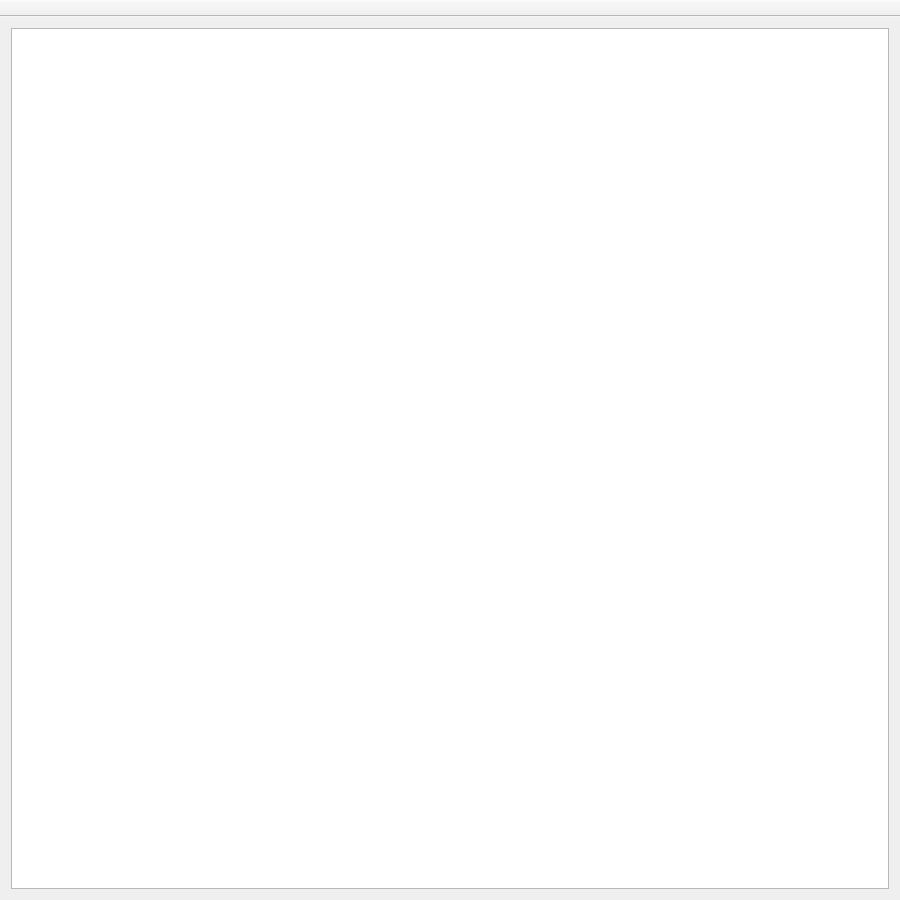
<?xml version="1.0" encoding="UTF-8"?>
<ui version="4.0">
 <class>MainWindow</class>
 <widget class="QMainWindow" name="MainWindow">
  <property name="geometry">
   <rect>
    <x>0</x>
    <y>0</y>
    <width>900</width>
    <height>900</height>
   </rect>
  </property>
  <property name="minimumSize">
   <size>
    <width>900</width>
    <height>900</height>
   </size>
  </property>
  <property name="maximumSize">
   <size>
    <width>900</width>
    <height>900</height>
   </size>
  </property>
  <property name="windowTitle">
   <string>MainWindow</string>
  </property>
  <widget class="QWidget" name="centralWidget">
   <layout class="QGridLayout" name="gridLayout">
    <item row="0" column="0">
     <widget class="QGraphicsView" name="graphicsView">
      <property name="minimumSize">
       <size>
        <width>878</width>
        <height>0</height>
       </size>
      </property>
      <property name="verticalScrollBarPolicy">
       <enum>Qt::ScrollBarAlwaysOff</enum>
      </property>
      <property name="horizontalScrollBarPolicy">
       <enum>Qt::ScrollBarAlwaysOff</enum>
      </property>
     </widget>
    </item>
   </layout>
  </widget>
  <widget class="QToolBar" name="toolBar">
   <property name="contextMenuPolicy">
    <enum>Qt::NoContextMenu</enum>
   </property>
   <property name="windowTitle">
    <string>toolBar</string>
   </property>
   <property name="movable">
    <bool>false</bool>
   </property>
   <property name="floatable">
    <bool>false</bool>
   </property>
   <attribute name="toolBarArea">
    <enum>TopToolBarArea</enum>
   </attribute>
   <attribute name="toolBarBreak">
    <bool>false</bool>
   </attribute>
  </widget>
 </widget>
 <layoutdefault spacing="6" margin="11"/>
 <resources/>
 <connections/>
</ui>
